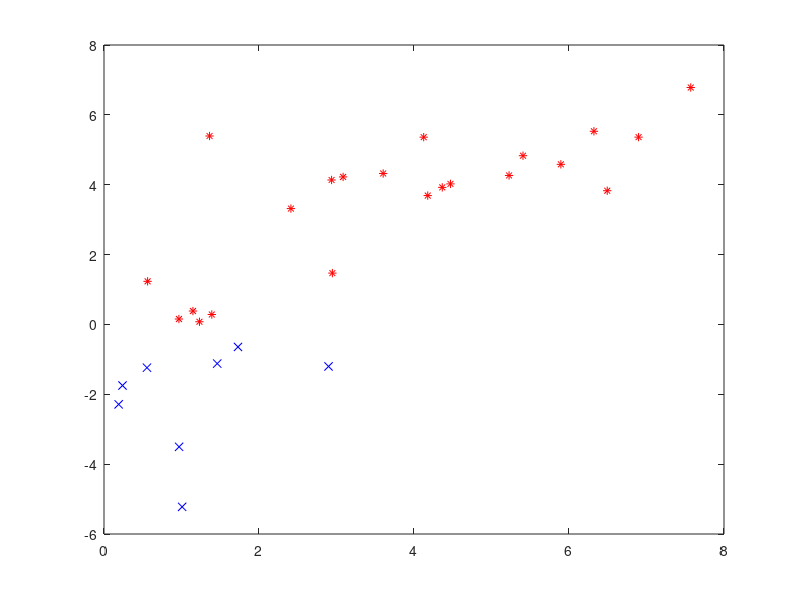

MATLAB code for this plot:
clear; clc; close all hidden

% Kmeans method
load data.txt;
N = size(data,1); %number of data points
data_idx=(1:30)';
% split data into two groups A and B
idx=randperm(N);
idx=idx(1:0.5*N);
A=data(idx,:);
A_idx=idx';
B=data;
B(idx,:)=[];
B_idx=data_idx;
B_idx(idx,:)=[];

k=10; %set steps 
center=zeros(k,4);
for m=1:k
center(m,1)= mean(A(:,1));
center(m,2)= mean(A(:,2));
center(m,3)= mean(B(:,1));
center(m,4)= mean(B(:,2));

    for i=1:N
        
        S1=zeros(1,2);
     % >>>>>>>>>>>change distance matrix here >>>>>>>>>>>>>
     % >>Euclidean Method
%         S1(1,1)=sqrt((data(i,1)-center(m,1))^2+(data(i,2)-center(m,2))^2);
%         S1(1,2)=sqrt((data(i,1)-center(m,3))^2+(data(i,2)-center(m,4))^2);
%         [~,index]=min(S1);
     % >>Cosine Method
        S1(1,1)=(data(i,1)*center(m,1)+data(i,2)*center(m,2))/...
               (sqrt(data(i,1)^2+data(i,2)^2)*sqrt(center(m,1)^2+center(m,2)^2));
        S1(1,2)=(data(i,1)*center(m,3)+data(i,2)*center(m,4))/...
               (sqrt(data(i,1)^2+data(i,2)^2)*sqrt(center(m,3)^2+center(m,4)^2));
        [~,index]=max(S1);
     % >>>>>>>>>>>>>>>>>>>>>>>>>>>>>>>>>>>>>>>>>>>
       
        if (index==1) % closer to center A
            if (any(B_idx==i)) % previously in B cluster 
                remove_B=find(B_idx==i);
                B_idx(remove_B)=[];
                A_idx(end+1)=i;
                % add and delete data
                A(end+1,:)=B(remove_B,:);
                B(remove_B,:)=[];
            end
        end
        if (index==2) % closer to center B
            if (any(A_idx==i)) % previously in A cluster 
                remove_A=find(A_idx==i);
                A_idx(remove_A)=[];
                B_idx(end+1)=i;
                % add and delete data
                B(end+1,:)=A(remove_A,:);
                A(remove_A,:)=[];
            end
        end
    end
    
end


% test accuracy
load labels.txt
predicted = zeros(N,1); %initialize the predicted labels
right=0;
for i=1:N
    if (any(A_idx==i))
        predicted(i,1)=1;
    else
        predicted(i,1)=2;
    end
    if (predicted(i,1)==labels(i,1))
        right=right+1;
    end
end
accuracy=right/N*100;
% in case the labels are assigned conversely
if (accuracy<50)
    right=0;
    for i=1:N
         if (any(A_idx==i))
             predicted(i,1)=2;
         else
             predicted(i,1)=1;
         end
         if (predicted(i,1)==labels(i,1))
             right=right+1;
         end
    end
end
accuracy=right/N*100

figure();
[final_1,~]=find(predicted==1);
[final_2,~]=find(predicted==2);
plot(data(final_1, 1),data(final_1,2),'*r');
hold on;
plot(data(final_2, 1),data(final_2,2),'xb');




